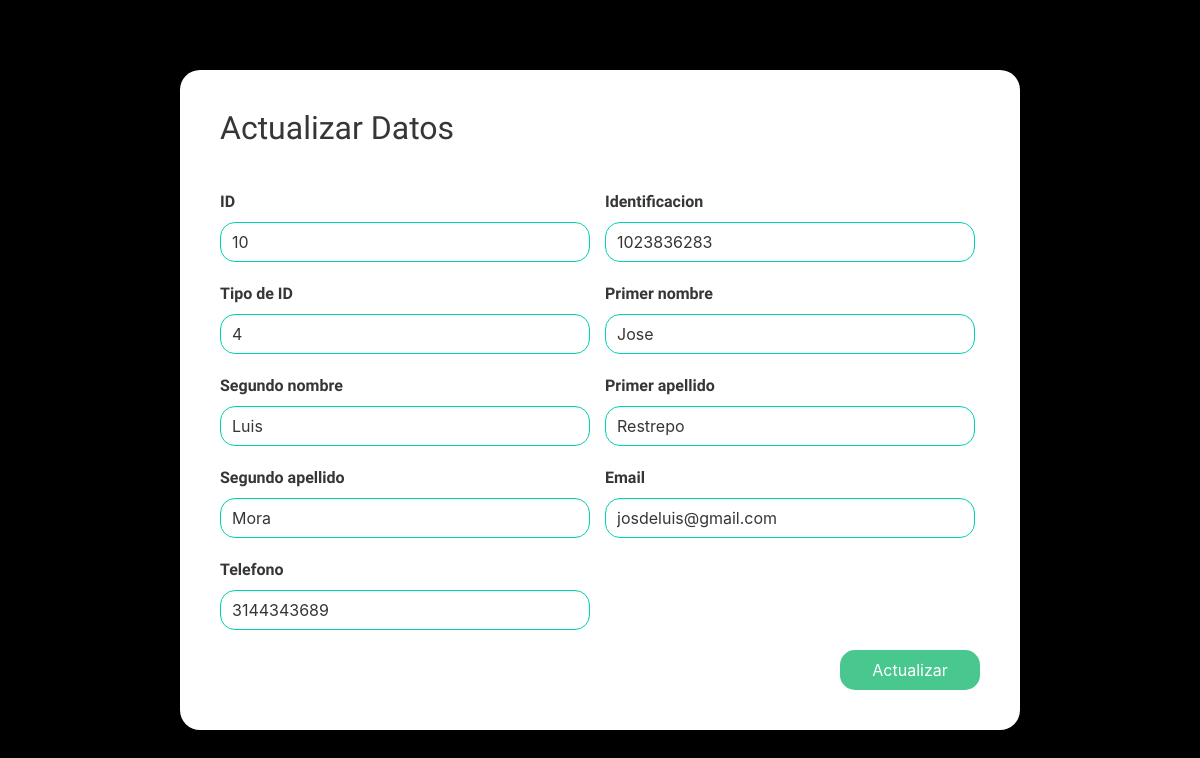
Before: /admin/crud_users/update.php?id=10 with the older database file.
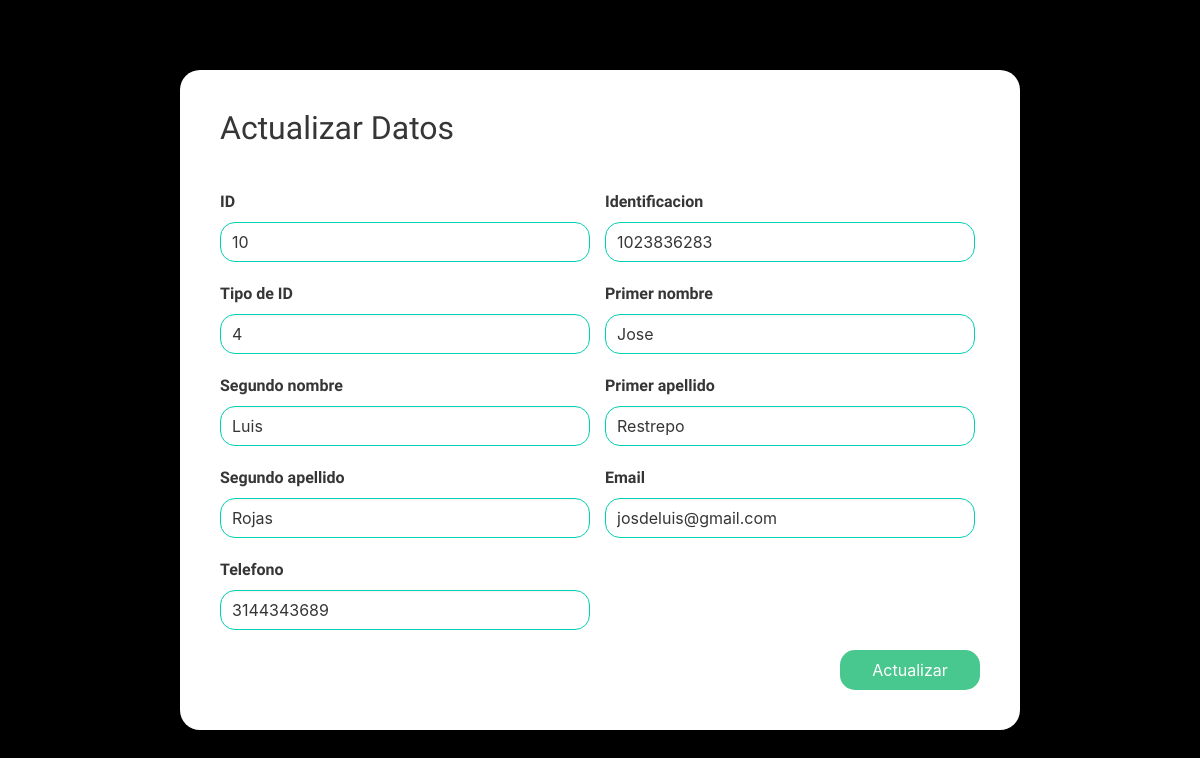
After: the same page with the newer database file.
### tables this page shows
CREATE TABLE `usuarios` (
  `id` int NOT NULL,
  `identificacion` varchar(15) NOT NULL,
  `tipoId` int DEFAULT NULL,
  `primerNombre` varchar(30) NOT NULL,
  `segundoNombre` varchar(30) DEFAULT NULL,
  `primerApellido` varchar(30) NOT NULL,
  `segundoApellido` varchar(30) DEFAULT NULL,
  `telefono` varchar(12) DEFAULT NULL,
  `email` varchar(30) NOT NULL,
  `activo` tinyint NOT NULL DEFAULT '1',
  `clave` varchar(270) DEFAULT NULL
);

### admin/crud_users/update.php (the view, shortened to what this page needs)
<!DOCTYPE html>
<html lang="en">
<head>
    <link rel="stylesheet" href="https://cdn.jsdelivr.net/npm/bulma@0.9.4/css/bulma.min.css">
    <link rel="stylesheet" href="https://cdn.jsdelivr.net/npm/bulma@0.9.4/css/bulma-rtl.min.css">
    <link rel="stylesheet" href="https://cdnjs.cloudflare.com/ajax/libs/font-awesome/6.4.2/css/all.min.css">
    <link rel="stylesheet" href="./estilos/update.css">
</head>
<body>
<div class="contenedor">
    <form action="update.php" method="post">
    <?php
$conexion = new mysqli("localhost", "root", "", "mymba", 3306);
$conexion->set_charset("utf8");
if($_SERVER["REQUEST_METHOD"] === "GET"){
$id = $_GET["id"];
$sql = "SELECT * FROM usuarios WHERE id='$id'";
$result = $conexion->query($sql);
if ($result) {
    $row = $result->fetch_assoc();
}}
?>
    <div class="title" ><h1>Actualizar Datos</h1></div>
        <div class="con1">
            <div class="con1-1">
        <label for="" class="label">ID</label>
        <input class="input is-primary" type="text" value="<?php echo isset($row['id']) ? $row['id'] : ''; ?>" name="id" readonly>
        </div>
        <div class="con1-2">
        <label for="" class="label">Identificacion</label>
        <input class="input is-primary" type="text" value="<?php echo isset($row['identificacion']) ? $row['identificacion'] : ''; ?>" name="identificacion" readonly>
        </div>
    </div>
        <div class="con2">
            <div class="con2-1">
        <label for="" class="label">Tipo de ID</label>
        <input class="input is-primary" type="text" value="<?php echo isset($row['tipoId']) ? $row['tipoId'] : ''; ?>" name="tipoid">
        </div>
        <div class="con2-2">
        <label for="" class="label">Primer nombre</label>
        <input class="input is-primary" type="text" value="<?php echo isset($row['primerNombre']) ? $row['primerNombre'] : ''; ?>" name="nombre1">
        </div>
        </div>
        <div class="con3">
            <div class="con3-1">
        <label for="" class="label">Segundo nombre</label>
        <input class="input is-primary" type="text" value="<?php echo isset($row['segundoNombre']) ? $row['segundoNombre'] : ''; ?>" name="nombre2">
        </div>
        <div class="con3-2">
        <label for="" class="label">Primer apellido</label>
        <input class="input is-primary" type="text" value="<?php echo isset($row['primerApellido']) ? $row['primerApellido'] : ''; ?>" name="apellido1">
        </div>
    </div>
        <div class="con4">
            <div class="con4-1">
        <label for="" class="label">Segundo apellido</label>
        <input class="input is-primary" type="text" value="<?php echo isset($row['segundoApellido']) ? $row['segundoApellido'] : ''; ?>" name="apellido2">
        </div>
        <div class="con4-2">
        <label for="" class="label">Email</label>
        <input class="input is-primary" type="email" value="<?php echo isset($row['email']) ? $row['email'] : ''; ?>" name="email">
        </div>
    </div>
        <div class="con5">
            <div class="con5-1">
        <label for="" class="label">Telefono</label>
        <input class="input is-primary" type="text" value="<?php echo isset($row['telefono']) ? $row['telefono'] : ''; ?>" name="telefono">
        </div>
    </div>
    <div class="butcon">
    <button class="button is-success" type="submit">Actualizar</button>
    </div>
    </div>
    </body>
</html>

Changed rows visible on the page:
changed usuarios "Jose": apellido2 "Mora" → "Rojas"
